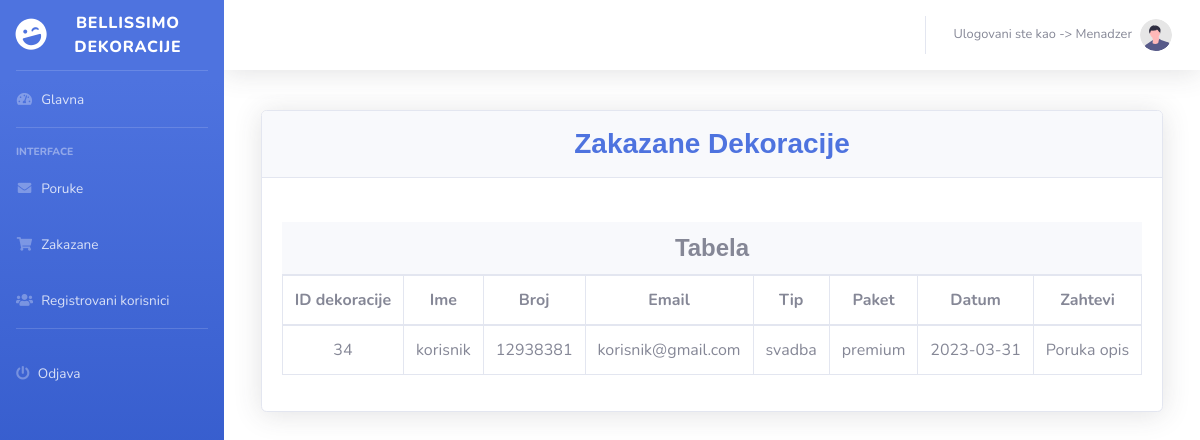
Screenshot of /login/menadzerPage/zakazane.php (signed in) with the database file from the repository.
### tables this page shows
CREATE TABLE `dekoracija` (
  `imePrezime` varchar(255) NOT NULL,
  `broj` varchar(30) NOT NULL,
  `email` varchar(255) NOT NULL,
  `tip` varchar(255) NOT NULL,
  `paket` varchar(255) NOT NULL,
  `datum` varchar(30) NOT NULL,
  `zahtevi` varchar(255) NOT NULL,
  `ID_dek` int(32) NOT NULL
);

### login/menadzerPage/php/tabela.php (the view, shortened to what this page needs)
<form method="post">
    <div id="content" align="center" class="p-4 p-md-3 pt-5" style="overflow: hidden; min-height: 0vh;">
          <div class="row" style="justify-content: center; text-align: center;">
            <?php
            $host = "localhost";
            $user = "root";
            $pass = "";
            $baza = "bazadekoracija";
            $mysqli = new mysqli($host, $user, $pass, $baza);
          $upit = "SELECT * FROM dekoracija";
          $rezultat = $mysqli->query($upit);
          if ($rezultat) {
              if ($rezultat->num_rows > 0) {
                echo "<div class=\"card shadow mb-4\">";
                echo "<div class=\"card-header py-3\">";
                echo "<h3 class=\"m-0 font-weight-bold text-primary\">Zakazane Dekoracije</h3>";
                echo "</div>";
                echo "<div class=\"card-body\">";
                echo "<br>";
                echo "<div class=\"card-header\">";
                echo "<h4 class=\"m-0 font-weight-bold text-secondary\">Tabela</h4>";
                echo "</div>";
                echo "<div class=\"table-responsive\">
                <table class=\"table table-bordered\" id=\"dataTable\" width=\"100%\" cellspacing=\"0\">
                ";
                echo "<thead><tr><th>ID dekoracije</th><th>Ime</th><th>Broj</th><th>Email</th><th>Tip</th><th>Paket</th><th>Datum</th><th>Zahtevi</th></tr></thead>";
                while($red = $rezultat->fetch_array()) {
                  echo "<tbody>";
                  echo "<tr>";
                  echo "<td>".$red[7]."</td>";
                  echo "<td>".$red[0]."</td>";
                  echo "<td>".$red[1]."</td>";
                  echo "<td>".$red[2]."</td>";
                  echo "<td>".$red[3]."</td>";
                  echo "<td>".$red[4]."</td>";
                  echo "<td>".$red[5]."</td>";
                  echo "<td>".$red[6]."</td>";
                  echo "</tr>";
                  echo "</tbody>";
              }
              echo "</table>";
          }
          else {
            echo "Nijedan red nije vracen!";
        }
    } else {
      echo "Greska u upitu: $upit. ".$mysqli->error;
  }
  ?>
</div>
</div>
</form>

### rows the page displays
dekoracija: ID_dek "34", imePrezime "korisnik", broj "12938381", email "korisnik@gmail.com", tip "svadba", paket "premium", datum "2023-03-31", zahtevi "Poruka opis"
